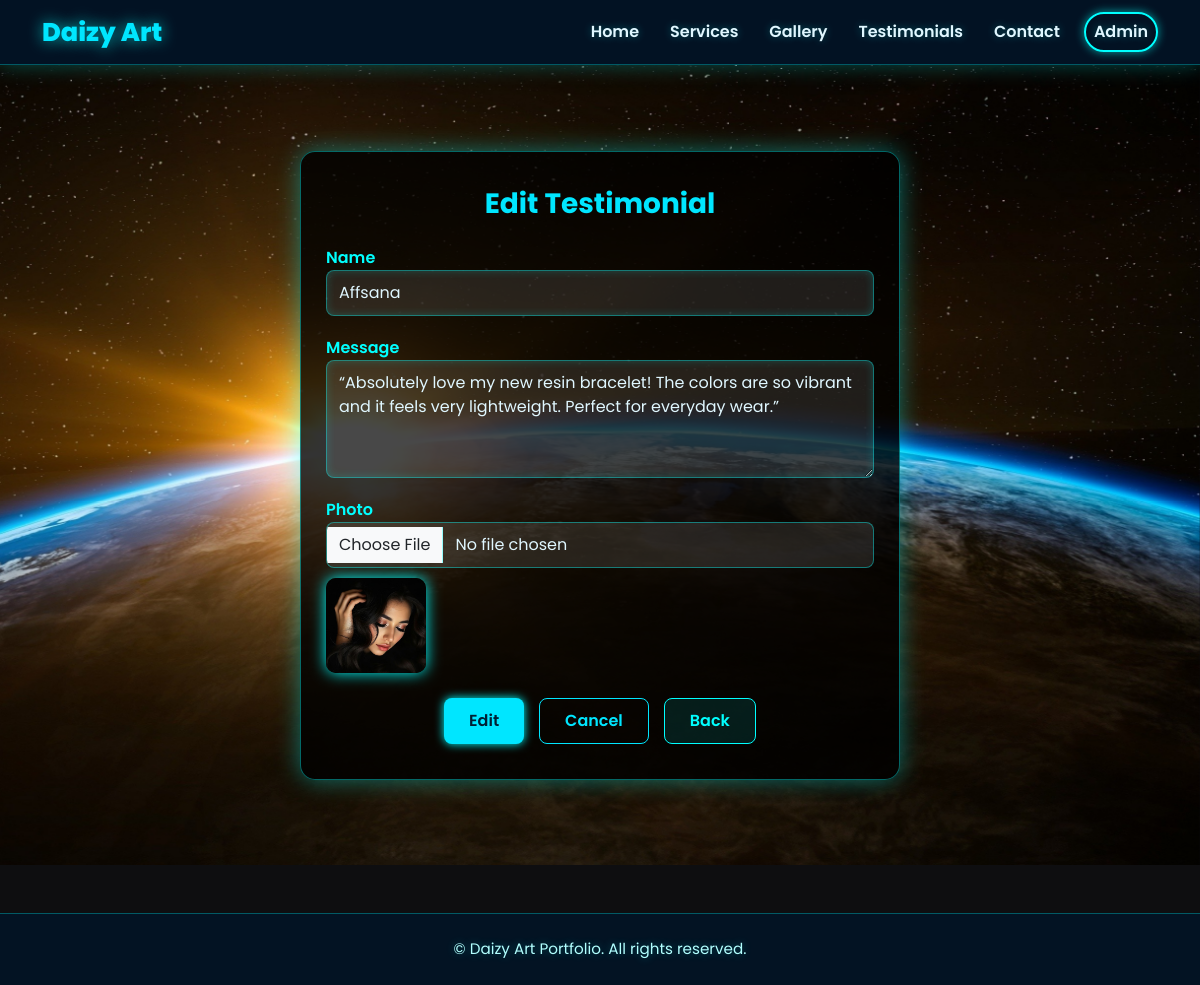
The page /testimonials-admin/edit/1/ (signed in) on the database its author committed.
### main/models.py (models this page shows, shortened)
class Testimonial(models.Model):
    name = models.CharField(max_length=100)
    photo = models.ImageField(upload_to='testimonials/', blank=True, null=True)
    message = models.TextField()

### main/views.py (the view, shortened to what this page needs)
# urls.py: path('testimonials-admin/edit/<int:id>/', views.testimonial_edit, name='testimonial_edit'),
@login_required(login_url='admin_login')
def testimonial_edit(request, id):
    item = get_object_or_404(Testimonial, id=id)
    return render(request, 'testimonial_form.html', {'item': item, 'action': 'Edit'})

### main/templates/testimonial_form.html (shortened to what this page needs)
{% extends 'base.html' %}
{% block content %}
<div style="
    min-height: 100vh;
    display: flex;
    justify-content: center;
    align-items: center;
    background: url('/static/images/bg06.jpg') center/cover no-repeat fixed;
    backdrop-filter: blur(6px);
    padding: 40px 15px;
">
    <div style="
        background: rgba(0, 0, 0, 0.8);
        border: 1px solid rgba(0, 255, 255, 0.4);
        border-radius: 15px;
        padding: 35px 25px;
        width: 100%;
        max-width: 600px;
        box-shadow: 0 0 25px rgba(0, 255, 255, 0.4);
        color: #e0f7ff;
        animation: fadeInUp 1s ease;
    ">
        <h3 style="
            color: #00e6ff;
            font-weight: 700;
            margin-bottom: 25px;
            text-align: center;
        ">
            {{ action }} Testimonial
        </h3>
        <form method="POST" enctype="multipart/form-data">
            <div style="margin-bottom: 20px;">
                <label style="color: #00ffff; font-weight: 600;">Name</label>
                <input type="text" name="name" class="form-control"
                    value="{{ item.name|default:'' }}" required
                    style="
                        width: 100%;
                        padding: 10px 12px;
                        border: 1px solid rgba(0, 255, 255, 0.4);
                        border-radius: 8px;
                        background: rgba(255, 255, 255, 0.1);
                        color: #e0f7ff;
                        box-shadow: inset 0 0 8px rgba(0, 255, 255, 0.2);
                        transition: 0.3s ease;
                    "
                    onfocus="this.style.boxShadow='0 0 10px #00ffff'; this.style.background='rgba(255,255,255,0.2)'"
                    onblur="this.style.boxShadow='inset 0 0 8px rgba(0,255,255,0.2)'; this.style.background='rgba(255,255,255,0.1)'"
                >
            </div>
            <div style="margin-bottom: 20px;">
                <label style="color: #00ffff; font-weight: 600;">Message</label>
                <textarea name="message" class="form-control" rows="4" required
                    style="
                        width: 100%;
                        padding: 10px 12px;
                        border: 1px solid rgba(0, 255, 255, 0.4);
                        border-radius: 8px;
                        background: rgba(255, 255, 255, 0.1);
                        color: #e0f7ff;
                        box-shadow: inset 0 0 8px rgba(0, 255, 255, 0.2);
                        transition: 0.3s ease;
                    "
                    onfocus="this.style.boxShadow='0 0 10px #00ffff'; this.style.background='rgba(255,255,255,0.2)'"
                    onblur="this.style.boxShadow='inset 0 0 8px rgba(0,255,255,0.2)'; this.style.background='rgba(255,255,255,0.1)'"
                >{{ item.message|default:'' }}</textarea>
            </div>
            <div style="margin-bottom: 25px;">
                <label style="color: #00ffff; font-weight: 600;">Photo</label>
                <input type="file" name="photo" class="form-control"
                    style="
                        width: 100%;
                        padding: 10px 12px;
                        border: 1px solid rgba(0, 255, 255, 0.4);
                        border-radius: 8px;
                        background: rgba(255, 255, 255, 0.1);
                        color: #e0f7ff;
                        cursor: pointer;
                    ">
                {% if item.photo %}
                <img src="{{ item.photo.url }}" width="100"
                    style="margin-top: 10px; border-radius: 10px; box-shadow: 0 0 15px #00ffff;">
                {% endif %}
            </div>
            <div style="display: flex; justify-content: center; gap: 15px; flex-wrap: wrap;">
                <button type="submit"
                    style="
                        background-color: #00e6ff;
                        border: none;
                        color: #001f33;
                        padding: 10px 25px;
                        border-radius: 8px;
                        font-weight: 600;
                        box-shadow: 0 0 10px #00ffff;
                        cursor: pointer;
                        transition: all 0.3s ease;
                    "
                    onmouseover="this.style.background='#00ffff'; this.style.boxShadow='0 0 20px #00ffff';"
                    onmouseout="this.style.background='#00e6ff'; this.style.boxShadow='0 0 10px #00ffff';">
                    {{ action }}
                </button>
                <a href="{% url 'testimonial_list' %}"
                    style="
                        text-decoration: none;
                        background: transparent;
                        border: 1px solid #00e6ff;
                        color: #00e6ff;
                        padding: 10px 25px;
                        border-radius: 8px;
                        font-weight: 600;
                        transition: 0.3s ease;
                    "
                    onmouseover="this.style.background='rgba(0,255,255,0.2)'; this.style.boxShadow='0 0 15px #00ffff';"
                    onmouseout="this.style.background='transparent'; this.style.boxShadow='none';">
                    Cancel
                </a>
                <a href="javascript:history.back()"
                    style="
                        text-decoration: none;
                        background: rgba(0,255,255,0.1);
                        border: 1px solid #00ffff;
                        color: #00ffff;
                        padding: 10px 25px;
                        border-radius: 8px;
                        font-weight: 600;
                        transition: 0.3s ease;
                    "
                    onmouseover="this.style.background='rgba(0,255,255,0.3)'; this.style.boxShadow='0 0 15px #00ffff';"
                    onmouseout="this.style.background='rgba(0,255,255,0.1)'; this.style.boxShadow='none';">
                    Back
                </a>
            </div>
        </form>
    </div>
</div>
{% endblock %}

### main/templates/base.html (style rules this page uses)
body { font-family: 'Poppins', sans-serif; background-color: #0e0e10; color: #e0f7ff; margin: 0; padding: 0; }

### rows shown on the page
Testimonial: name "Affsana", message "“Absolutely love my new resin bracelet! The colors are so vibrant and it feels very lightweight. Perfect for everyday wear.”", photo (picture)

### other values the page prints
{{ action }} "Edit"
